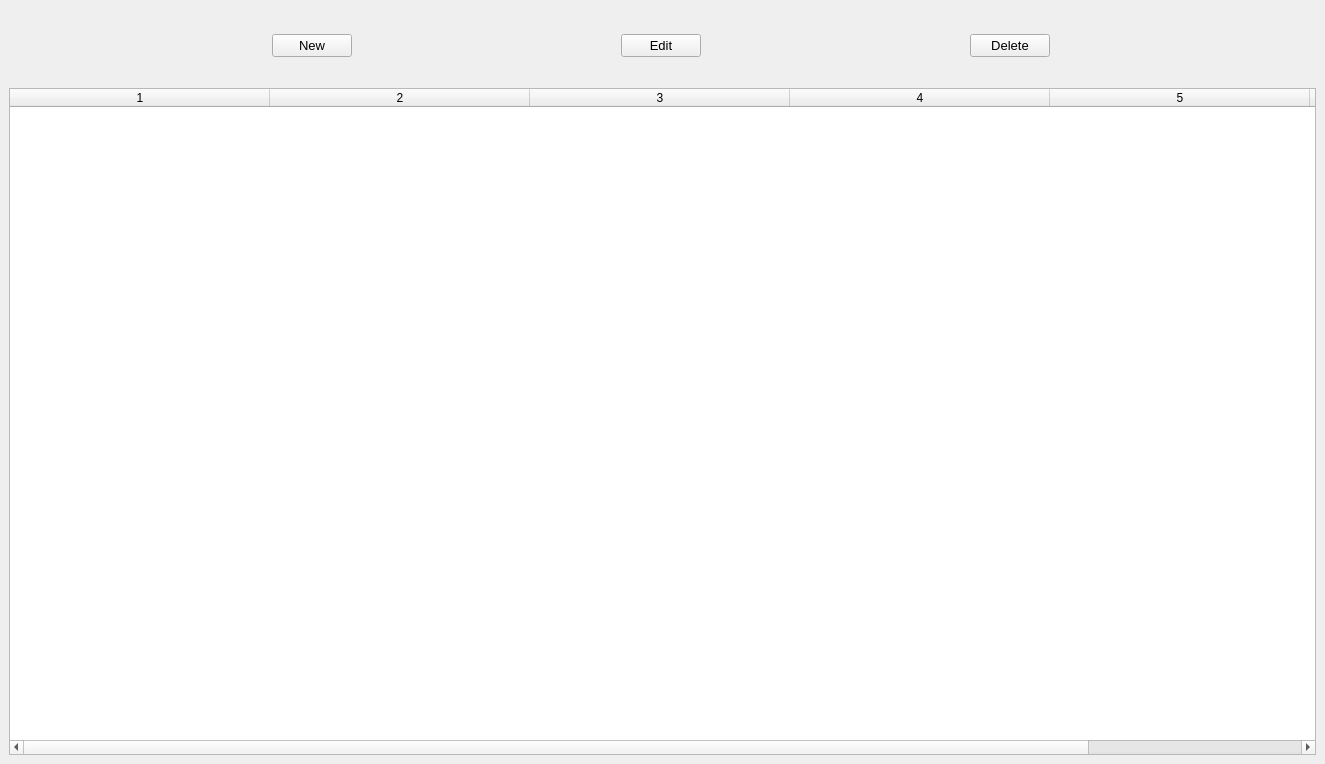
<?xml version="1.0" encoding="UTF-8"?>
<ui version="4.0">
 <class>animals</class>
 <widget class="QMainWindow" name="animals">
  <property name="geometry">
   <rect>
    <x>0</x>
    <y>0</y>
    <width>1325</width>
    <height>764</height>
   </rect>
  </property>
  <property name="windowTitle">
   <string>MainWindow</string>
  </property>
  <widget class="QWidget" name="centralwidget">
   <layout class="QVBoxLayout" name="verticalLayout">
    <item>
     <layout class="QHBoxLayout" name="horizontalLayout_2">
      <property name="topMargin">
       <number>25</number>
      </property>
      <property name="bottomMargin">
       <number>25</number>
      </property>
      <item>
       <widget class="QPushButton" name="new_button">
        <property name="sizePolicy">
         <sizepolicy hsizetype="Maximum" vsizetype="Fixed">
          <horstretch>0</horstretch>
          <verstretch>0</verstretch>
         </sizepolicy>
        </property>
        <property name="font">
         <font>
          <pointsize>10</pointsize>
         </font>
        </property>
        <property name="text">
         <string>New</string>
        </property>
       </widget>
      </item>
      <item>
       <widget class="QPushButton" name="edit_button">
        <property name="sizePolicy">
         <sizepolicy hsizetype="Maximum" vsizetype="Fixed">
          <horstretch>0</horstretch>
          <verstretch>0</verstretch>
         </sizepolicy>
        </property>
        <property name="font">
         <font>
          <pointsize>10</pointsize>
         </font>
        </property>
        <property name="text">
         <string>Edit</string>
        </property>
       </widget>
      </item>
      <item>
       <widget class="QPushButton" name="delete_button">
        <property name="sizePolicy">
         <sizepolicy hsizetype="Maximum" vsizetype="Fixed">
          <horstretch>0</horstretch>
          <verstretch>0</verstretch>
         </sizepolicy>
        </property>
        <property name="font">
         <font>
          <pointsize>10</pointsize>
         </font>
        </property>
        <property name="text">
         <string>Delete</string>
        </property>
       </widget>
      </item>
     </layout>
    </item>
    <item>
     <layout class="QHBoxLayout" name="horizontalLayout">
      <item>
       <widget class="QTableWidget" name="tableWidget">
        <property name="sizePolicy">
         <sizepolicy hsizetype="MinimumExpanding" vsizetype="Expanding">
          <horstretch>0</horstretch>
          <verstretch>0</verstretch>
         </sizepolicy>
        </property>
        <property name="selectionBehavior">
         <enum>QAbstractItemView::SelectRows</enum>
        </property>
        <property name="columnCount">
         <number>6</number>
        </property>
        <attribute name="horizontalHeaderDefaultSectionSize">
         <number>260</number>
        </attribute>
        <attribute name="horizontalHeaderMinimumSectionSize">
         <number>70</number>
        </attribute>
        <column/>
        <column/>
        <column/>
        <column/>
        <column/>
        <column/>
       </widget>
      </item>
     </layout>
    </item>
   </layout>
  </widget>
 </widget>
 <resources/>
 <connections/>
</ui>
